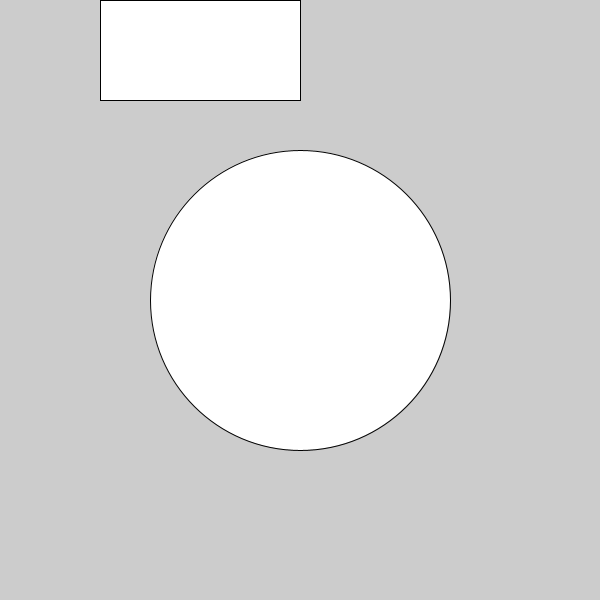
Frame 1 (no input)
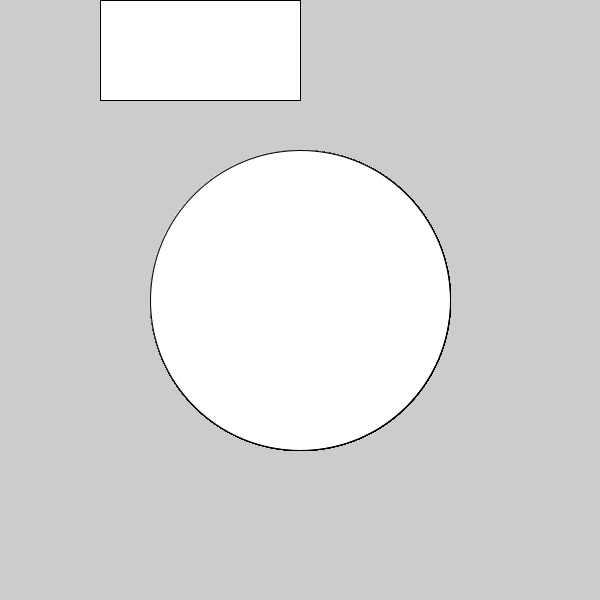
Frame 60 (the mouse pressed at the canvas centre just before this capture)
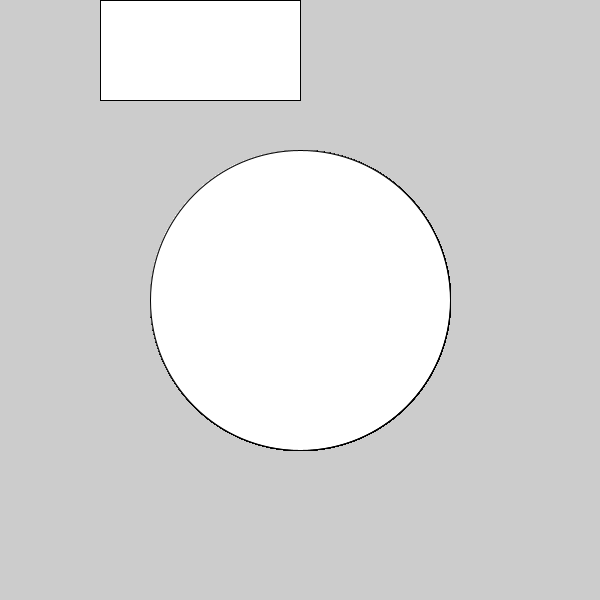
Frame 120 (the mouse held since frame 60 and released just before this capture)

The Processing sketch that drew these frames (run headless with seeded random() and noise(); from frame 60 on, the mouse is pressed at the canvas centre):

// Processing sketch: C1W4_into_to_matrix
// ── C1W4_into_to_matrix.pde
void setup (){
  size (600,600);
}

void draw (){
  pushMatrix();
  translate (width/2, height/2);
  ellipse (0,0, 300,300); 
  popMatrix();
  
  translate (100,0);
  rect(0,0,200,100);
}
